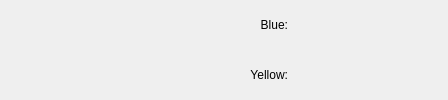
       <widget class="QWidget" name="refShortcuts" native="true">
        <layout class="QHBoxLayout" name="horizontalLayout_3">
         <property name="spacing">
          <number>0</number>
         </property>
         <property name="leftMargin">
          <number>0</number>
         </property>
         <property name="topMargin">
          <number>0</number>
         </property>
         <property name="rightMargin">
          <number>0</number>
         </property>
         <property name="bottomMargin">
          <number>0</number>
         </property>
         <item>
          <spacer name="horizontalSpacer_15">
           <property name="orientation">
            <enum>Qt::Horizontal</enum>
           </property>
           <property name="sizeHint" stdset="0">
            <size>
             <width>40</width>
             <height>20</height>
            </size>
           </property>
          </spacer>
         </item>
         <item>
          <widget class="QPushButton" name="fastHalt">
           <property name="maximumSize">
            <size>
             <width>30</width>
             <height>30</height>
            </size>
           </property>
           <property name="toolTip">
            <string>Halt</string>
           </property>
           <property name="icon">
            <iconset resource="main_icons.qrc">
             <normaloff>:/icons/halt.svg</normaloff>:/icons/halt.svg</iconset>
           </property>
           <property name="iconSize">
            <size>
             <width>24</width>
             <height>24</height>
            </size>
           </property>
           <property name="shortcut">
            <string>H</string>
           </property>
           <property name="flat">
            <bool>true</bool>
           </property>
          </widget>
         </item>
         <item>
          <spacer name="horizontalSpacer_10">
           <property name="orientation">
            <enum>Qt::Horizontal</enum>
           </property>
           <property name="sizeHint" stdset="0">
            <size>
             <width>40</width>
             <height>20</height>
            </size>
           </property>
          </spacer>
         </item>
         <item>
          <widget class="QPushButton" name="fastStop">
           <property name="maximumSize">
            <size>
             <width>30</width>
             <height>30</height>
            </size>
           </property>
           <property name="toolTip">
            <string>Stop</string>
           </property>
           <property name="icon">
            <iconset resource="main_icons.qrc">
             <normaloff>:/icons/stop.svg</normaloff>:/icons/stop.svg</iconset>
           </property>
           <property name="iconSize">
            <size>
             <width>24</width>
             <height>24</height>
            </size>
           </property>
           <property name="shortcut">
            <string>S</string>
           </property>
           <property name="flat">
            <bool>true</bool>
           </property>
          </widget>
         </item>
         <item>
          <spacer name="horizontalSpacer_11">
           <property name="orientation">
            <enum>Qt::Horizontal</enum>
           </property>
           <property name="sizeHint" stdset="0">
            <size>
             <width>40</width>
             <height>20</height>
            </size>
           </property>
          </spacer>
         </item>
         <item>
          <spacer name="horizontalSpacer_12">
           <property name="orientation">
            <enum>Qt::Horizontal</enum>
           </property>
           <property name="sizeHint" stdset="0">
            <size>
             <width>0</width>
             <height>0</height>
            </size>
           </property>
          </spacer>
         </item>
         <item>
          <widget class="QPushButton" name="fastForceStart">
           <property name="maximumSize">
            <size>
             <width>30</width>
             <height>30</height>
            </size>
           </property>
           <property name="toolTip">
            <string>Force Start</string>
           </property>
           <property name="icon">
            <iconset resource="main_icons.qrc">
             <normaloff>:/icons/force_start.svg</normaloff>:/icons/force_start.svg</iconset>
           </property>
           <property name="iconSize">
            <size>
             <width>24</width>
             <height>24</height>
            </size>
           </property>
           <property name="shortcut">
            <string>P</string>
           </property>
           <property name="flat">
            <bool>true</bool>
           </property>
          </widget>
         </item>
         <item>
          <spacer name="horizontalSpacer_19">
           <property name="orientation">
            <enum>Qt::Horizontal</enum>
           </property>
           <property name="sizeHint" stdset="0">
            <size>
             <width>40</width>
             <height>20</height>
            </size>
           </property>
          </spacer>
         </item>
         <item>
          <layout class="QVBoxLayout" name="Color_Labels">
           <item>
            <widget class="QLabel" name="Blue">
             <property name="text">
              <string>Blue:</string>
             </property>
             <property name="alignment">
              <set>Qt::AlignRight|Qt::AlignTrailing|Qt::AlignVCenter</set>
             </property>
            </widget>
           </item>
           <item>
            <widget class="QLabel" name="Yellow">
             <property name="text">
              <string>Yellow:</string>
             </property>
             <property name="alignment">
              <set>Qt::AlignRight|Qt::AlignTrailing|Qt::AlignVCenter</set>
             </property>
            </widget>
           </item>
          </layout>
         </item>
         <item>
          <spacer name="horizontalSpacer_13">
           <property name="orientation">
            <enum>Qt::Horizontal</enum>
           </property>
           <property name="sizeHint" stdset="0">
            <size>
             <width>40</width>
             <height>20</height>
            </size>
           </property>
          </spacer>
         </item>
         <item>
          <layout class="QVBoxLayout" name="Kickoffs">
           <item>
            <widget class="QPushButton" name="fastKickoffBlue">
             <property name="toolTip">
              <string>Kickoff Blue</string>
             </property>
             <property name="text">
              <string/>
             </property>
             <property name="icon">
              <iconset resource="main_icons.qrc">
               <normaloff>:/icons/kickoff_blue.svg</normaloff>:/icons/kickoff_blue.svg</iconset>
             </property>
             <property name="iconSize">
              <size>
               <width>24</width>
               <height>24</height>
              </size>
             </property>
             <property name="flat">
              <bool>true</bool>
             </property>
            </widget>
           </item>
           <item>
            <widget class="QPushButton" name="fastKickoffYellow">
             <property name="toolTip">
              <string>Kickoff Yellow</string>
             </property>
             <property name="text">
              <string/>
             </property>
             <property name="icon">
              <iconset resource="main_icons.qrc">
               <normaloff>:/icons/kickoff_yellow.svg</normaloff>:/icons/kickoff_yellow.svg</iconset>
             </property>
             <property name="iconSize">
              <size>
               <width>24</width>
               <height>24</height>
              </size>
             </property>
             <property name="flat">
              <bool>true</bool>
             </property>
            </widget>
           </item>
          </layout>
         </item>
         <item>
          <layout class="QVBoxLayout" name="Directs">
           <item>
            <widget class="QPushButton" name="fastDirectBlue">
             <property name="toolTip">
              <string>Direct Blue</string>
             </property>
             <property name="text">
              <string/>
             </property>
             <property name="icon">
              <iconset resource="main_icons.qrc">
               <normaloff>:/icons/direct_blue.svg</normaloff>:/icons/direct_blue.svg</iconset>
             </property>
             <property name="iconSize">
              <size>
               <width>24</width>
               <height>24</height>
              </size>
             </property>
             <property name="flat">
              <bool>true</bool>
             </property>
            </widget>
           </item>
           <item>
            <widget class="QPushButton" name="fastDirectYellow">
             <property name="toolTip">
              <string>Direct Yellow</string>
             </property>
             <property name="text">
              <string/>
             </property>
             <property name="icon">
              <iconset resource="main_icons.qrc">
               <normaloff>:/icons/direct_yellow.svg</normaloff>:/icons/direct_yellow.svg</iconset>
             </property>
             <property name="iconSize">
              <size>
               <width>24</width>
               <height>24</height>
              </size>
             </property>
             <property name="flat">
              <bool>true</bool>
             </property>
            </widget>
           </item>
          </layout>
         </item>
         <item>
          <layout class="QVBoxLayout" name="Indirects">
           <item>
            <widget class="QPushButton" name="fastIndirectBlue">
             <property name="toolTip">
              <string>Indirect Blue</string>
             </property>
             <property name="text">
              <string/>
             </property>
             <property name="icon">
              <iconset resource="main_icons.qrc">
               <normaloff>:/icons/indirect_blue.svg</normaloff>:/icons/indirect_blue.svg</iconset>
             </property>
             <property name="iconSize">
              <size>
               <width>24</width>
               <height>24</height>
              </size>
             </property>
             <property name="flat">
              <bool>true</bool>
             </property>
            </widget>
           </item>
           <item>
            <widget class="QPushButton" name="fastIndirectYellow">
             <property name="toolTip">
              <string>Indirect Yellow</string>
             </property>
             <property name="text">
              <string/>
             </property>
             <property name="icon">
              <iconset resource="main_icons.qrc">
               <normaloff>:/icons/indirect_yellow.svg</normaloff>:/icons/indirect_yellow.svg</iconset>
             </property>
             <property name="iconSize">
              <size>
               <width>24</width>
               <height>24</height>
              </size>
             </property>
             <property name="flat">
              <bool>true</bool>
             </property>
            </widget>
           </item>
          </layout>
         </item>
        </layout>
       </widget>
